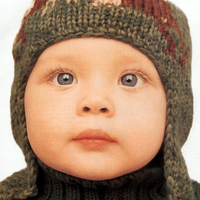
#> input picture deploy/UI/comparison/images/Set5/baby.png, 200 x 200 px, found by its file name
$ python merge_images.py
#> lines starting #> are read from the running program, lines starting #| are printed output that depends on the picture
from PIL import Image
from os.path import join


def merge_4_images(folder_dir, image_names, saved_name):
    image1 = Image.open(join(folder_dir, image_names[0]))
    image2 = Image.open(join(folder_dir, image_names[1]))
    image3 = Image.open(join(folder_dir, image_names[2]))
    image4 = Image.open(join(folder_dir, image_names[3]))

    width, height = image1.size
    image2 = image2.resize((width, height))
    image3 = image3.resize((width, height))
    image4 = image4.resize((width, height))

    result_image = Image.new("RGB", (2 * width, 2 * height))
    result_image.paste(image1, (0, 0))
    result_image.paste(image2, (width, 0))
    result_image.paste(image3, (0, height))
    result_image.paste(image4, (width, height))

    result_image.save(join(folder_dir, f"{saved_name}.png"))


def merge_list_of_images(folder_dir, image_names, saved_name):
#> called with saved_name = 'merge.png'
    spacing = 10
    images = [Image.open(join(folder_dir, filename)) for filename in image_names]
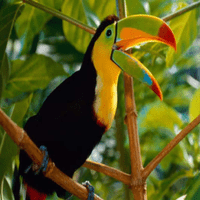
#> input picture deploy/UI/comparison/images/Set5/bird.png, 200 x 200 px, found by its file name
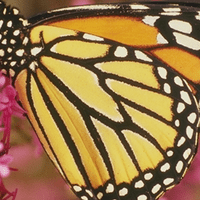
#> input picture deploy/UI/comparison/images/Set5/butterfly.png, 200 x 200 px, found by its file name
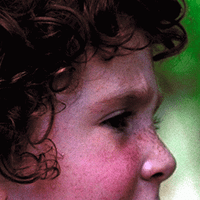
#> input picture deploy/UI/comparison/images/Set5/head.png, 200 x 200 px, found by its file name
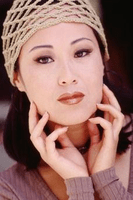
#> input picture deploy/UI/comparison/images/Set5/woman.png, 133 x 200 px, found by its file name

    width = sum(img.width for img in images) + (len(images) - 1) * spacing
#> width = 973
    height = max(img.height for img in images)
#> height = 200

    result_image = Image.new("RGB", (width, height), (255, 255, 255))
#> result_image: PIL image 973x200 RGB; every value is 255
    x_offset = 0
    for img in images:
        result_image.paste(img, (x_offset, 0))
        x_offset += img.width + spacing
#> this loop made 5 passes
#> x_offset on passes 1 to 5: 210, 420, 630, 840, 983
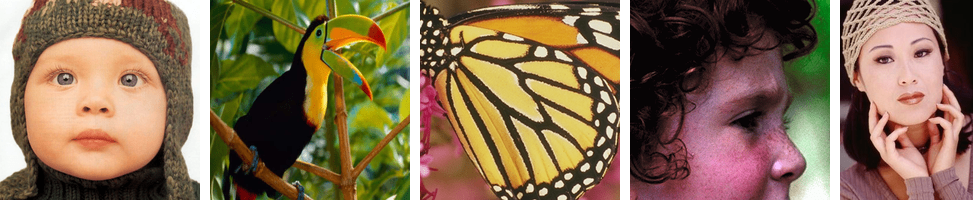
#> result_image: PIL image 973x200 RGB; mean R, G, B 133.1, 109.2, 81.1
#> after the loop, x_offset = 983

    result_image.save(join(folder_dir, saved_name))


if __name__ == "__main__":
    # merge_4_images(
    #     folder_dir=r"e:\FPT University\Semester 9\AIP490\Reports\Final Report\Figures\Bar chart\Upscale x4\PSNR",
    #     image_names=["set_5.png", "set14.png", "BSD100.png", "Manga109.png"],
    #     saved_name="merged.png",
    # )
    # merge_4_images(
    #     folder_dir=r"e:\FPT University\Semester 9\AIP490\Reports\Final Report\Figures\Bar chart\Upscale x4\SSIM",
    #     image_names=["Set5.png", "Set14.png", "BSD100.png", "Manga109.png"],
    #     saved_name="merged.png",
    # )
    # merge_4_images(
    #     folder_dir=r"e:\FPT University\Semester 9\AIP490\Reports\Final Report\Figures\Bar chart\Upscale x8\PSNR",
    #     image_names=["Set5.png", "Set14.png", "BSD100.png", "Manga109.png"],
    #     saved_name="merged.png",
    # )
    # merge_4_images(
    #     folder_dir=r"e:\FPT University\Semester 9\AIP490\Reports\Final Report\Figures\Bar chart\Upscale x8\SSIM",
    #     image_names=["Set5.png", "Set14.png", "BSD100.png", "Manga109.png"],
    #     saved_name="merged.png",
    # )

    # merge_list_of_images(
    #     folder_dir=r"e:\FPT University\Semester 9\AIP490\Reports\Final Report\Figures\Output Visualization\main task x4",
    #     image_names=[
    #         "comic_LR.png",
    #         "comic_HAT-S_SRx4_from_scratch.png",
    #         "comic_HAT-S_SRx4_Patch-Mosaic.png",
    #         "comic_HAT-S_SRx4_PerceptualLoss_conv2_2.png",
    #         "comic_HAT-S_SRx4_MixLosses.png",
    #         "comic_GT.png",
    #     ],
    #     saved_name="merged.png",
    # )
    # merge_list_of_images(
    #     folder_dir=r"e:\FPT University\Semester 9\AIP490\Reports\Final Report\Figures\Output Visualization\main task x8",
    #     image_names=[
    #         "comic_LR.png",
    #         "comic_HAT-S_SRx8_from_scratch.png",
    #         "comic_HAT-S_SRx8_Patch-Mosaic.png",
    #         "comic_HAT-S_SRx8_PerceptualLoss_conv2_2.png",
    #         "comic_HAT-S_SRx8_MixLosses.png",
    #         "comic_GT.png",
    #     ],
    #     saved_name="merged.png",
    # )
    # merge_list_of_images(
    #     folder_dir=r"e:\FPT University\Semester 9\AIP490\Reports\Final Report\Figures\Output Visualization\additional task x4",
    #     image_names=[
    #         "0032_LR.png",
    #         "0032_HAT-S_SRx4_denoise_HumanFaces.png",
    #         "0032_GT.png",
    #     ],
    #     saved_name="merged1.png",
    # )
    # merge_list_of_images(
    #     folder_dir=r"e:\FPT University\Semester 9\AIP490\Reports\Final Report\Figures\Output Visualization\additional task x4",
    #     image_names=[
    #         "0074_LR.png",
    #         "0074_HAT-S_SRx4_for_VietnamLandscape.png",
    #         "0074_GT.png",
    #     ],
    #     saved_name="merged2.png",
    # )
    # merge_list_of_images(
    #     folder_dir=r"e:\FPT University\Semester 9\AIP490\Reports\Final Report\Figures\Output Visualization\additional task x8",
    #     image_names=[
    #         "0032_LR.png",
    #         "0032_HAT-S_SRx8_denoise_HumanFaces.png",
    #         "0032_GT.png",
    #     ],
    #     saved_name="merged1.png",
    # )
    # merge_list_of_images(
    #     folder_dir=r"e:\FPT University\Semester 9\AIP490\Reports\Final Report\Figures\Output Visualization\additional task x8",
    #     image_names=[
    #         "0074_LR.png",
    #         "0074_HAT-S_SRx8_for_VietnamLandscape.png",
    #         "0074_GT.png",
    #     ],
    #     saved_name="merged2.png",
    # )
    # merge_list_of_images(
    #     folder_dir=r"e:\FPT University\Semester 9\AIP490\Reports\Final Report\Figures\Plot",
    #     image_names=[
    #         "PSNR_Set5_x4.png",
    #         "SSIM_Set5_x4.png",
    #     ],
    #     saved_name="Set5_x4.png",
    # )
    # merge_list_of_images(
    #     folder_dir=r"e:\FPT University\Semester 9\AIP490\Reports\Final Report\Figures\Plot",
    #     image_names=[
    #         "PSNR_Set5_x8.png",
    #         "SSIM_Set5_x8.png",
    #     ],
    #     saved_name="Set5_x8.png",
    # )
    # merge_list_of_images(
    #     folder_dir=r"e:\FPT University\Semester 9\AIP490\Reports\Final Report\Figures\Plot",
    #     image_names=[
    #         "PSNR_Set14_x4.png",
    #         "SSIM_Set14_x4.png",
    #     ],
    #     saved_name="Set14_x4.png",
    # )
    # merge_list_of_images(
    #     folder_dir=r"e:\FPT University\Semester 9\AIP490\Reports\Final Report\Figures\Plot",
    #     image_names=[
    #         "PSNR_Set14_x8.png",
    #         "SSIM_Set14_x8.png",
    #     ],
    #     saved_name="Set14_x8.png",
    # )
    merge_list_of_images(
        folder_dir=r"e:\FPT University\Semester 9\AIP490\Reports\Final Report\Figures\Datasets\Set5",
        image_names=[
            "baby.png",
            "bird.png",
            "butterfly.png",
            "head.png",
            "woman.png",
        ],
        saved_name="merge.png",
    )
    merge_list_of_images(
        folder_dir=r"e:\FPT University\Semester 9\AIP490\Reports\Final Report\Figures\Datasets\Set14",
        image_names=[
            "baboon.png",
            "comic.png",
            "foreman.png",
            "lenna.png",
            "zebra.png",
        ],
        saved_name="merge.png",
    )
#> call 2 of merge_list_of_images, with saved_name = 'merge.png'
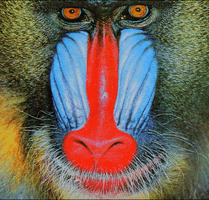
#> input picture deploy/UI/comparison/images/Set14/baboon.png, 209 x 200 px, found by its file name
#> (the run stopped early here; a loop or call above may not have finished)
